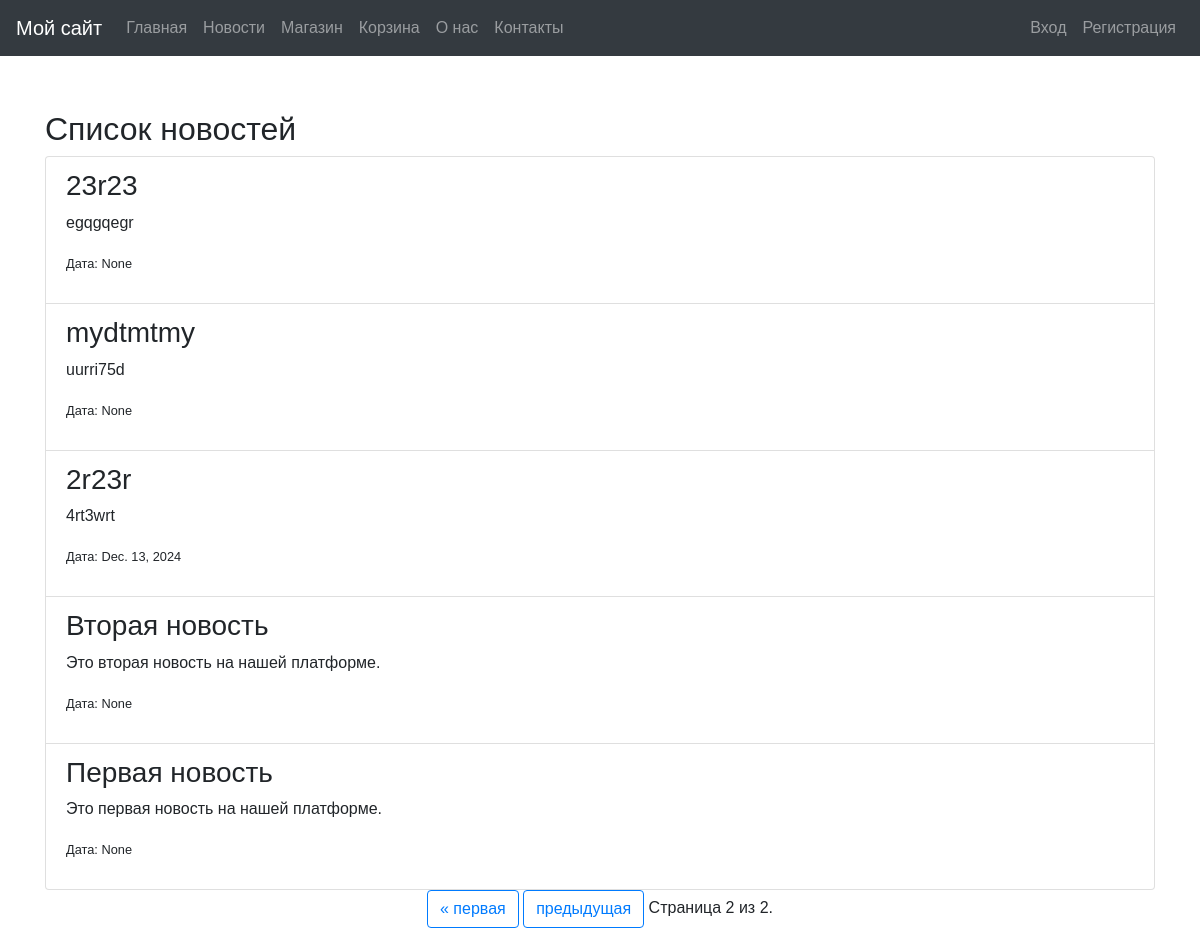
Screenshot of /news/?page=2 with the database file from the repository.
### task1/models.py (models this page shows, shortened)
class News(models.Model):
    title = models.CharField(max_length=255)
    content = models.TextField()
    date = models.DateField()
    class Meta:
        ordering = ['-date']

### task1/views.py (the view)
# urls.py: path('news/', news_list, name='news'),
def news_list(request):
    news_items = News.objects.all().order_by('-date')
    paginator = Paginator(news_items, 10)
    page_number = request.GET.get('page')
    try:
        page_obj = paginator.get_page(page_number)
    except PageNotAnInteger:
        page_obj = paginator.get_page(1)
    except EmptyPage:
        page_obj = paginator.get_page(paginator.num_pages)
    return render(request, 'news_list.html', {'news_items': page_obj})

### templates/news_list.html (shortened to what this page needs)
{% extends 'base.html' %}
{% block content %}
<section>
    <h2>Список новостей</h2>
    {% if news_items %}
        <ul class="list-group">
            {% for news_item in news_items %}
                <li class="list-group-item">
                    <h3>{{ news_item.title }}</h3>
                    <p>{{ news_item.content }}</p>
                    <p><small>Дата: {{ news_item.date }}</small></p>
                </li>
            {% endfor %}
        </ul>
    {% else %}
        <p>Новостей пока нет. Добавьте первую новость!</p>
    {% endif %}
</section>
<div class="pagination justify-content-center">
    <span class="step-links">
        {% if news_items.has_previous %}
            <a href="?page=1" class="btn btn-outline-primary" aria-label="Первая страница">&laquo; первая</a>
            <a href="?page={{ news_items.previous_page_number }}" class="btn btn-outline-primary" aria-label="Предыдущая страница">предыдущая</a>
        {% endif %}
        <span class="current" aria-current="page">
            Страница {{ news_items.number }} из {{ news_items.paginator.num_pages }}.
        </span>
    </span>
</div>
{% endblock %}

### templates/base.html (style rules this page uses)
body { font-family: Arial, sans-serif; margin: 0; padding: 0; }

### rows the page displays
News: title "23r23", content "egqgqegr", date "None"
News: title "mydtmtmy", content "uurri75d", date "None"
News: title "2r23r", content "4rt3wrt", date "Dec. 13, 2024"
News: title "Вторая новость", content "Это вторая новость на нашей платформе.", date "None"
News: title "Первая новость", content "Это первая новость на нашей платформе.", date "None"

### other values shown
{{ news_items.number }} "2"
{{ news_items.paginator.num_pages }} "2"
